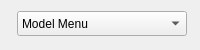
<?xml version="1.0" encoding="UTF-8"?>
<ui version="4.0">
 <class>ModelsComboBox</class>
 <widget class="QWidget" name="ModelsComboBox">
  <property name="geometry">
   <rect>
    <x>0</x>
    <y>0</y>
    <width>200</width>
    <height>50</height>
   </rect>
  </property>
  <property name="sizePolicy">
   <sizepolicy hsizetype="Minimum" vsizetype="Minimum">
    <horstretch>0</horstretch>
    <verstretch>0</verstretch>
   </sizepolicy>
  </property>
  <property name="minimumSize">
   <size>
    <width>200</width>
    <height>50</height>
   </size>
  </property>
  <property name="maximumSize">
   <size>
    <width>200</width>
    <height>50</height>
   </size>
  </property>
  <property name="windowTitle">
   <string>Form</string>
  </property>
  <layout class="QFormLayout" name="formLayout">
   <item row="0" column="1">
    <widget class="QComboBox" name="ModelMenuCmBox">
     <property name="sizePolicy">
      <sizepolicy hsizetype="Fixed" vsizetype="Fixed">
       <horstretch>0</horstretch>
       <verstretch>0</verstretch>
      </sizepolicy>
     </property>
     <property name="minimumSize">
      <size>
       <width>170</width>
       <height>25</height>
      </size>
     </property>
     <property name="maximumSize">
      <size>
       <width>170</width>
       <height>25</height>
      </size>
     </property>
     <property name="layoutDirection">
      <enum>Qt::LeftToRight</enum>
     </property>
     <property name="placeholderText">
      <string/>
     </property>
     <item>
      <property name="text">
       <string>Model Menu</string>
      </property>
     </item>
     <item>
      <property name="text">
       <string>Chang-Refsdal</string>
      </property>
     </item>
     <item>
      <property name="text">
       <string>SIS</string>
      </property>
     </item>
     <item>
      <property name="text">
       <string>NIS</string>
      </property>
     </item>
     <item>
      <property name="text">
       <string>Transparent Sphere</string>
      </property>
     </item>
     <item>
      <property name="text">
       <string>Elliptic Model</string>
      </property>
     </item>
     <item>
      <property name="text">
       <string>King Model</string>
      </property>
     </item>
     <item>
      <property name="text">
       <string>Truncated King</string>
      </property>
     </item>
     <item>
      <property name="text">
       <string>Hubble Model</string>
      </property>
     </item>
     <item>
      <property name="text">
       <string>De Vancouleur</string>
      </property>
     </item>
     <item>
      <property name="text">
       <string>Spiral Model</string>
      </property>
     </item>
     <item>
      <property name="text">
       <string>Multipole Model</string>
      </property>
     </item>
     <item>
      <property name="text">
       <string>Rotation Lens</string>
      </property>
     </item>
     <item>
      <property name="text">
       <string>Double Plane Model</string>
      </property>
     </item>
     <item>
      <property name="text">
       <string>Uniform Ring</string>
      </property>
     </item>
     <item>
      <property name="text">
       <string>Second Order</string>
      </property>
     </item>
     <item>
      <property name="text">
       <string>Elliptic SIS</string>
      </property>
     </item>
     <item>
      <property name="text">
       <string>Elliptic King</string>
      </property>
     </item>
     <item>
      <property name="text">
       <string>Elliptic Hubble</string>
      </property>
     </item>
     <item>
      <property name="text">
       <string>Elliptic NIS</string>
      </property>
     </item>
     <item>
      <property name="text">
       <string>Elliptic Plummer</string>
      </property>
     </item>
     <item>
      <property name="text">
       <string>Kassiola-Kovner</string>
      </property>
     </item>
     <item>
      <property name="text">
       <string>NFW</string>
      </property>
     </item>
     <item>
      <property name="text">
       <string>Barkana</string>
      </property>
     </item>
    </widget>
   </item>
  </layout>
 </widget>
 <resources/>
 <connections/>
</ui>
